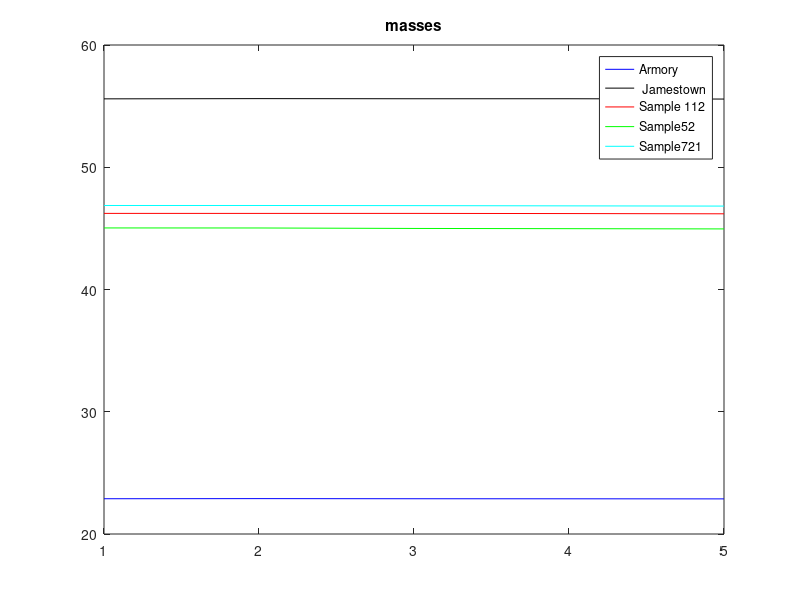
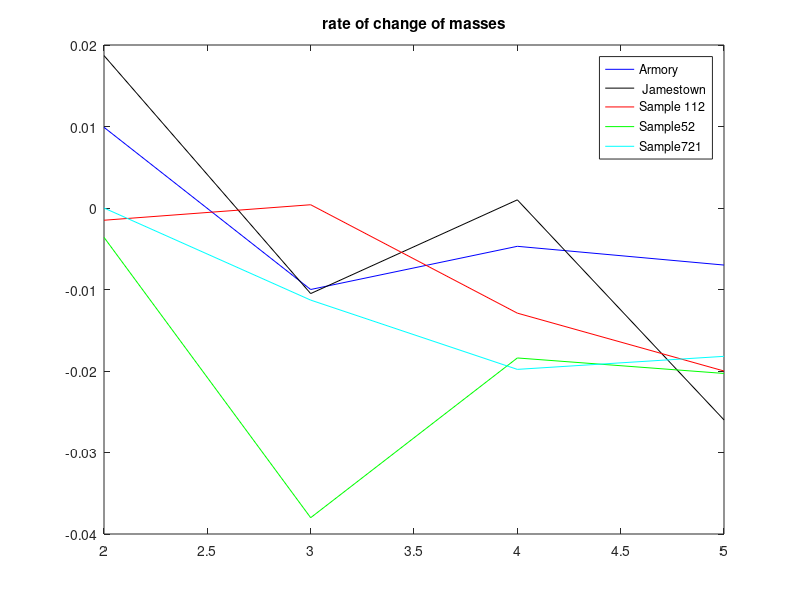

Reproduce these figures in MATLAB, in order.
clear
close all
clc
%% Start of data analysis for mortar masses
% started on 10/16/14 moved on
masses = [22.8843 22.8942 22.8842 22.8795 22.8725; %Armory sample
    55.5952 55.6139 55.6034 55.6044 55.5784;% Jamestown Sample
    46.2263 46.2248 46.2252 46.2123 46.1923;%Sample 112 
    45.0362 45.0326 44.9946 44.9762 44.9559;% Sample 52
    46.8726 46.8726 46.8613 46.8415 46.8233]; % Sample 721

time = [1:length(masses)]; % computes a time vector

massesDif = diff(masses,1,2);% computes the differences element by element
%% plotting the figures
color = ['b','k','r','g','c'];
figure(1)
for i = 1:size(masses,2)
    plot(time,masses(i,:),color(i))
    hold on
end
legend('Armory',' Jamestown','Sample 112','Sample52','Sample721')
title('masses')

figure(2)
for i = 1:size(masses,2)
    plot(time(2:end),massesDif(i,:),color(i))
    hold on
end
legend('Armory',' Jamestown','Sample 112','Sample52','Sample721')
title('rate of change of masses')
